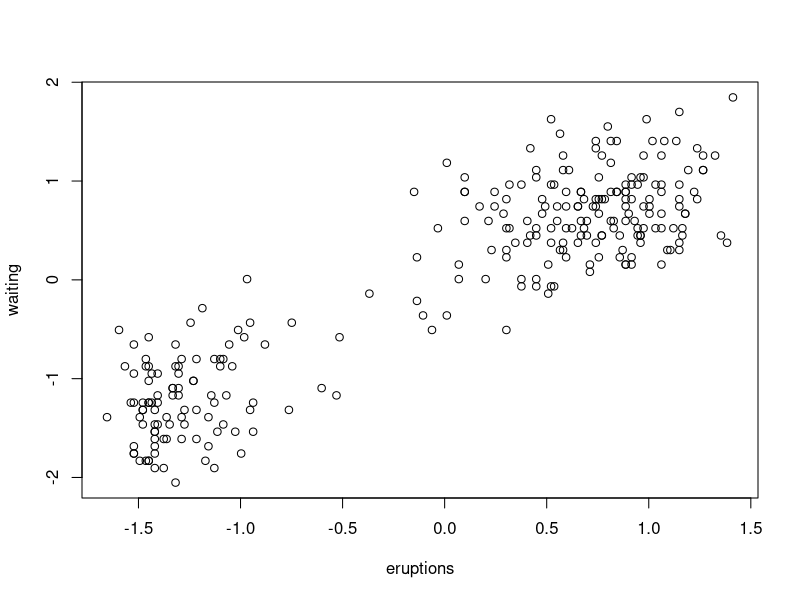
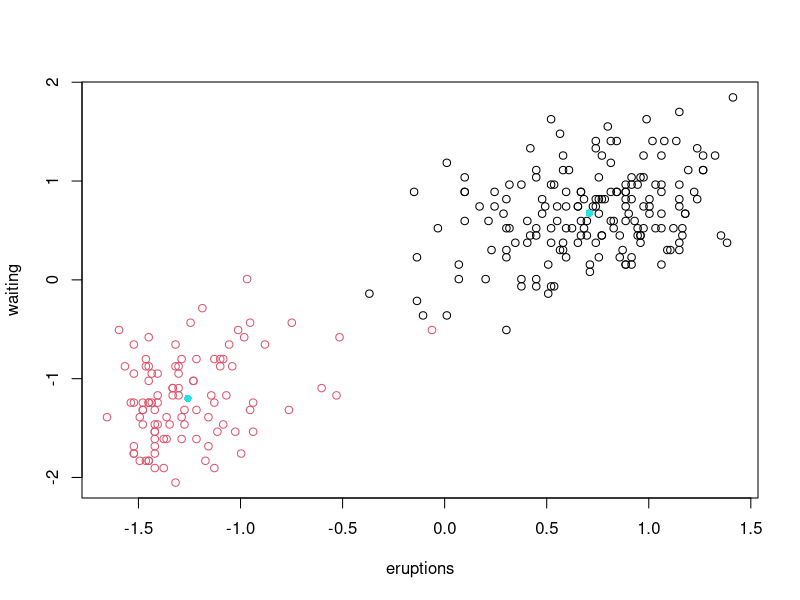

These figures' R source, in order:
## ---- chunk 1
knitr::opts_chunk$set(echo = TRUE)
## ---- chunk 2
library(cluster)
## ---- chunk 3
set.seed(0)
## ---- chunk 4
ff = data.frame(faithful)
## ---- chunk 5
ff = scale(ff)
## ---- chunk 6
plot(ff)
## ---- chunk 7
km <- kmeans(ff, centers=2, nstart=20)
plot(ff, col=km$cluster)
points(km$centers[,1],km$centers[,2],pch=16,col = 5)
km
## ---- chunk 8
clusDist = dist(ff)
clusSinLink = hclust(d = clusDist,method = 'single')
## ---- chunk 9

